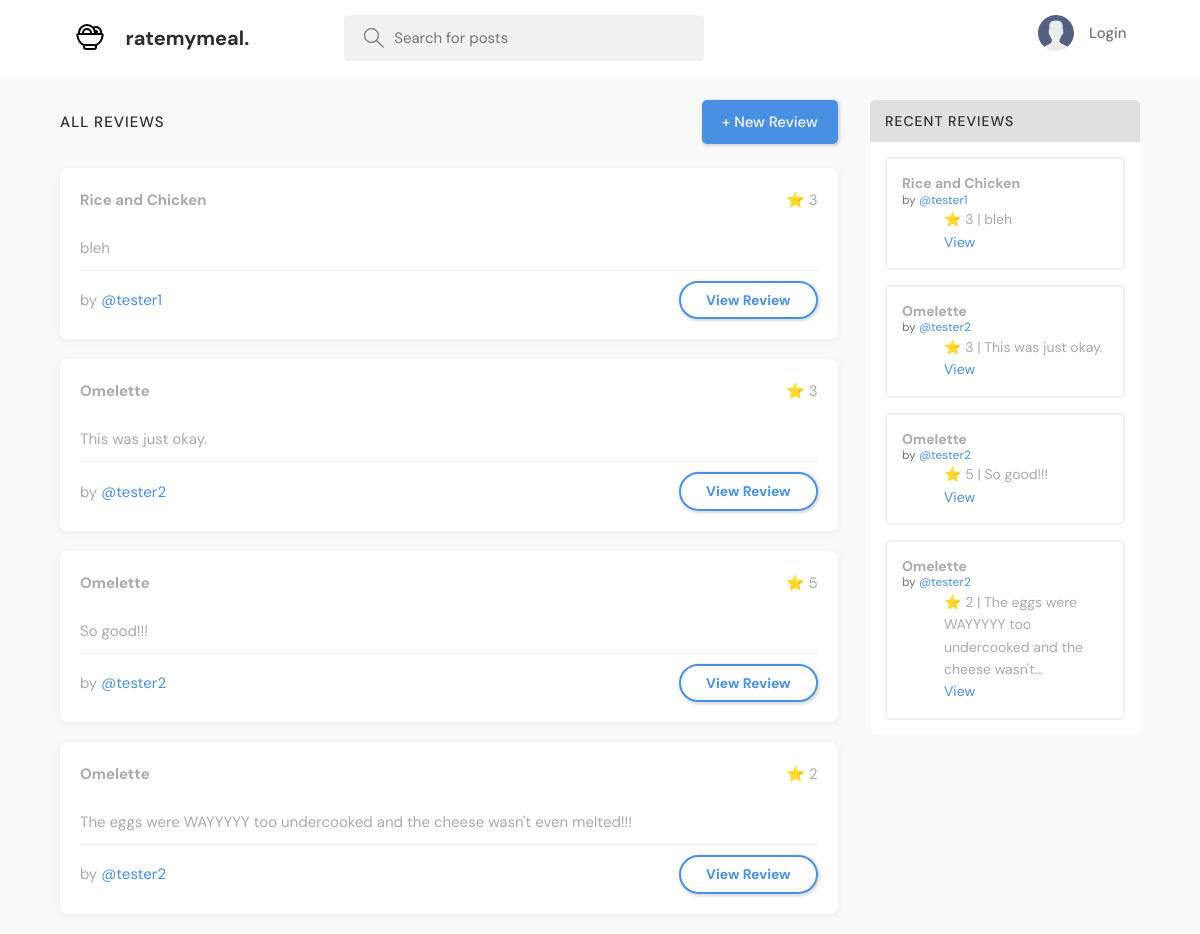
The page / on the database its author committed.
### base/models.py (models this page shows, shortened)
class Review(models.Model):
    user = models.ForeignKey(User, on_delete=models.CASCADE)
    food_item = models.ForeignKey(FoodItem, on_delete=models.CASCADE, default=1)
    description = models.TextField(blank=True, null=True)
    rating = models.PositiveSmallIntegerField()  # 1–5 only
    created = models.DateTimeField(auto_now_add=True)
    class Meta:
        ordering = ['-created']

class FoodItem(models.Model):
    name = models.CharField(max_length=100, unique=True)
    def __str__(self):
        return self.name

class User(AbstractUser):
    name = models.CharField(max_length=200, null=True)
    email = models.EmailField(unique=True, null=True)
    bio = models.TextField(null=True)
    avatar = models.ImageField(null=True, default="avatar.svg")
    USERNAME_FIELD = 'email'
    REQUIRED_FIELDS = ['username']

### base/views.py (the view)
# urls.py: path('', views.home, name="home"),
def home(request):
    q = request.GET.get('q') or ''
    reviews = Review.objects.filter(food_item__name__icontains=q)
    recent_reviews = Review.objects.all().order_by('-created')[:5]
    return render(request, 'base/home.html', {
        'reviews': reviews,
        'recent_reviews': recent_reviews
    })

### base/templates/base/home.html
{% extends 'main.html' %}
{% block content %}
<main class="layout layout--2">
  <div class="container">
    <div>
      <div class="itemList__header">
        <h2>All Reviews</h2>
        <a class="btn btn--main" href="{% url 'create-review' %}">+ New Review</a>
      </div>
      {% for review in reviews %}
        <div class="itemList">
          <div class="itemList__header">
            <h3>{{ review.food_item }}</h3>
            <span>⭐ {{ review.rating }}</span>
          </div>
          <div class="itemList__content">
            <p>{{ review.description|truncatechars:150 }}</p>
          </div>
          <div class="itemList__meta">
            <p>by <a href="{% url 'user-profile' review.user.id %}">@{{ review.user.username }}</a></p>
            <a href="{% url 'review-detail' review.id %}" class="btn btn--main btn--pill">View Review</a>
          </div>
        </div>
      {% empty %}
        <p>No reviews yet.</p>
      {% endfor %}
    </div>
    <div class="activities">
      <div class="activities__header">
        <h2>Recent Reviews</h2>
      </div>
      {% for recent in recent_reviews %}
        <div class="activities__box">
          <div class="activities__boxHeader">
            <p>
              <strong>{{ recent.food_item }}</strong>
              <span>by <a href="{% url 'user-profile' recent.user.id %}">@{{ recent.user.username }}</a></span>
            </p>
          </div>
          <div class="activities__boxContent">
            ⭐ {{ recent.rating }} | {{ recent.description|truncatechars:60 }}
            <div>
              <a href="{% url 'review-detail' recent.id %}">View</a>
            </div>
          </div>
        </div>
      {% endfor %}
    </div>
  </div>
</main>
{% endblock %}

### static/styles/style.css (style rules this page uses)
:root { --color-main: #4a90e2; --color-main-light: #e8f0fe; --color-dark: #ffffff; --color-dark-medium: #f1f1f1; --color-dark-light: #e0e0e0; --color-light: #2d2d2d; --color-gray: #777777; --color-light-gray: #aaaaaa; --color-bg: #f9f9f9; --color-success: #27ae60; --color-error: #e74c3c; }
* { font-family: "DM Sans", -apple-system, BlinkMacSystemFont, "Segoe UI", Roboto, Oxygen, Ubuntu, Cantarell, "Open Sans", "Helvetica Neue", sans-serif; margin: 0; padding: 0; box-sizing: border-box; text-rendering: optimizeLegibility; font-size: inherit; }
html { font-size: 56.25%; }
@media only screen and (min-width: 1200px) { html { font-size: 62.5%; } }
body { line-height: 1.6; font-weight: 400; font-size: 1.5rem; color: var(--color-light-gray); background-color: var(--color-bg); min-height: 100vh; }
a { display: inline-block; color: var(--color-main); text-decoration: none; }
.container { max-width: 120rem; width: 90%; margin: auto; }
.btn { background-color: transparent; border: none; display: inline-flex; align-items: center; gap: 1rem; cursor: pointer; transition: all ease-in-out 0.3s; padding: 1rem 2rem; border-radius: 5px; box-shadow: 1px 1px 3px 1px rgba(0, 0, 0, 0.15); font-weight: 500; }
.btn--main { background-color: var(--color-main); color: var(--color-dark); }
.btn--pill { border-radius: 10rem; font-size: 1.4rem; font-weight: 700; padding: 6px 2.5rem; color: var(--color-main); background: transparent; border: 2px solid var(--color-main); }
.layout { margin-top: 2.4rem; }
.layout > .container { display: flex; justify-content: space-between; align-items: flex-start; }
.layout--2 > .container > div:first-child { flex-basis: 72%; }
.layout--2 > .container > div:last-child { flex-basis: 25%; }
.itemList__header { display: flex; justify-content: space-between; align-items: center; margin-bottom: 2.4rem; }
.itemList__header h2 { text-transform: uppercase; font-weight: 500; color: var(--color-light); letter-spacing: 1px; }
.itemList { margin-bottom: 2.4rem; background-color: var(--color-dark); border-radius: 1rem; padding: 2rem; }
.itemList__header { display: flex; justify-content: space-between; align-items: center; }
.itemList__content { margin: 1rem 0; }
.itemList__meta { border-top: 1px solid var(--color-dark-medium); padding-top: 1rem; display: flex; align-items: center; justify-content: space-between; }
.activities { background: var(--color-dark); border-radius: 5px; overflow: hidden; }
.activities__header h2 { background-color: var(--color-dark-light); text-transform: uppercase; font-weight: 500; padding: 1rem 1.5rem; color: var(--color-light); letter-spacing: 1px; font-size: 1.4rem; }
.activities__box { margin: 1.5rem; padding: 1.5rem; border: 2px solid var(--color-dark-medium); border-radius: 5px; }
.activities__boxHeader p { font-size: 1.4rem; line-height: 1.3; }
.activities__boxHeader p span { color: var(--color-gray); font-size: 1.2rem; display: block; }
.activities__boxContent { margin-left: 4.2rem; }
.activities__boxContent { font-size: 1.4rem; }
.itemList { margin-bottom: 2rem; padding: 2rem; border-radius: 8px; background: var(--color-dark); box-shadow: 0 2px 8px rgba(0, 0, 0, 0.05); }
.itemList__header, .itemList__meta { display: flex; justify-content: space-between; align-items: center; }

### rows shown on the page
Review: food_item "Rice and Chicken", rating "3", description "bleh", user.username "tester1"
Review: food_item "Omelette", rating "3", description "This was just okay.", user.username "tester2"
Review: food_item "Omelette", rating "5", description "So good!!!", user.username "tester2"
Review: food_item "Omelette", rating "2", description "The eggs were WAYYYYY too undercooked and the cheese wasn't even melted!!!", user.username "tester2", description "The eggs were WAYYYYY too undercooked and the cheese wasn't…"
